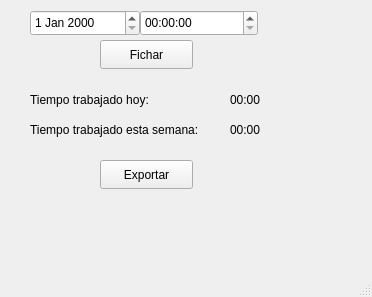
<?xml version="1.0" encoding="UTF-8"?>
<ui version="4.0">
 <class>MainWindow</class>
 <widget class="QMainWindow" name="MainWindow">
  <property name="geometry">
   <rect>
    <x>0</x>
    <y>0</y>
    <width>372</width>
    <height>297</height>
   </rect>
  </property>
  <property name="windowTitle">
   <string>Fichaje</string>
  </property>
  <widget class="QWidget" name="centralwidget">
   <widget class="QDateEdit" name="dateSelector">
    <property name="geometry">
     <rect>
      <x>30</x>
      <y>10</y>
      <width>110</width>
      <height>26</height>
     </rect>
    </property>
   </widget>
   <widget class="QTimeEdit" name="timeEdit">
    <property name="geometry">
     <rect>
      <x>140</x>
      <y>10</y>
      <width>118</width>
      <height>26</height>
     </rect>
    </property>
   </widget>
   <widget class="QPushButton" name="ficharButton">
    <property name="geometry">
     <rect>
      <x>100</x>
      <y>40</y>
      <width>93</width>
      <height>29</height>
     </rect>
    </property>
    <property name="text">
     <string>Fichar</string>
    </property>
   </widget>
   <widget class="QPushButton" name="exportButton">
    <property name="geometry">
     <rect>
      <x>100</x>
      <y>160</y>
      <width>93</width>
      <height>29</height>
     </rect>
    </property>
    <property name="text">
     <string>Exportar</string>
    </property>
   </widget>
   <widget class="QLabel" name="dayLabelCaption">
    <property name="geometry">
     <rect>
      <x>30</x>
      <y>90</y>
      <width>161</width>
      <height>20</height>
     </rect>
    </property>
    <property name="text">
     <string>Tiempo trabajado hoy:</string>
    </property>
   </widget>
   <widget class="QLabel" name="weekLabelCaption">
    <property name="geometry">
     <rect>
      <x>30</x>
      <y>120</y>
      <width>221</width>
      <height>20</height>
     </rect>
    </property>
    <property name="text">
     <string>Tiempo trabajado esta semana:</string>
    </property>
   </widget>
   <widget class="QLabel" name="dayLabel">
    <property name="geometry">
     <rect>
      <x>230</x>
      <y>90</y>
      <width>63</width>
      <height>20</height>
     </rect>
    </property>
    <property name="text">
     <string>00:00</string>
    </property>
   </widget>
   <widget class="QLabel" name="weekLabel">
    <property name="geometry">
     <rect>
      <x>230</x>
      <y>120</y>
      <width>63</width>
      <height>20</height>
     </rect>
    </property>
    <property name="text">
     <string>00:00</string>
    </property>
   </widget>
  </widget>
  <widget class="QMenuBar" name="menubar">
   <property name="geometry">
    <rect>
     <x>0</x>
     <y>0</y>
     <width>372</width>
     <height>26</height>
    </rect>
   </property>
  </widget>
  <widget class="QStatusBar" name="statusbar"/>
 </widget>
 <resources/>
 <connections/>
</ui>
